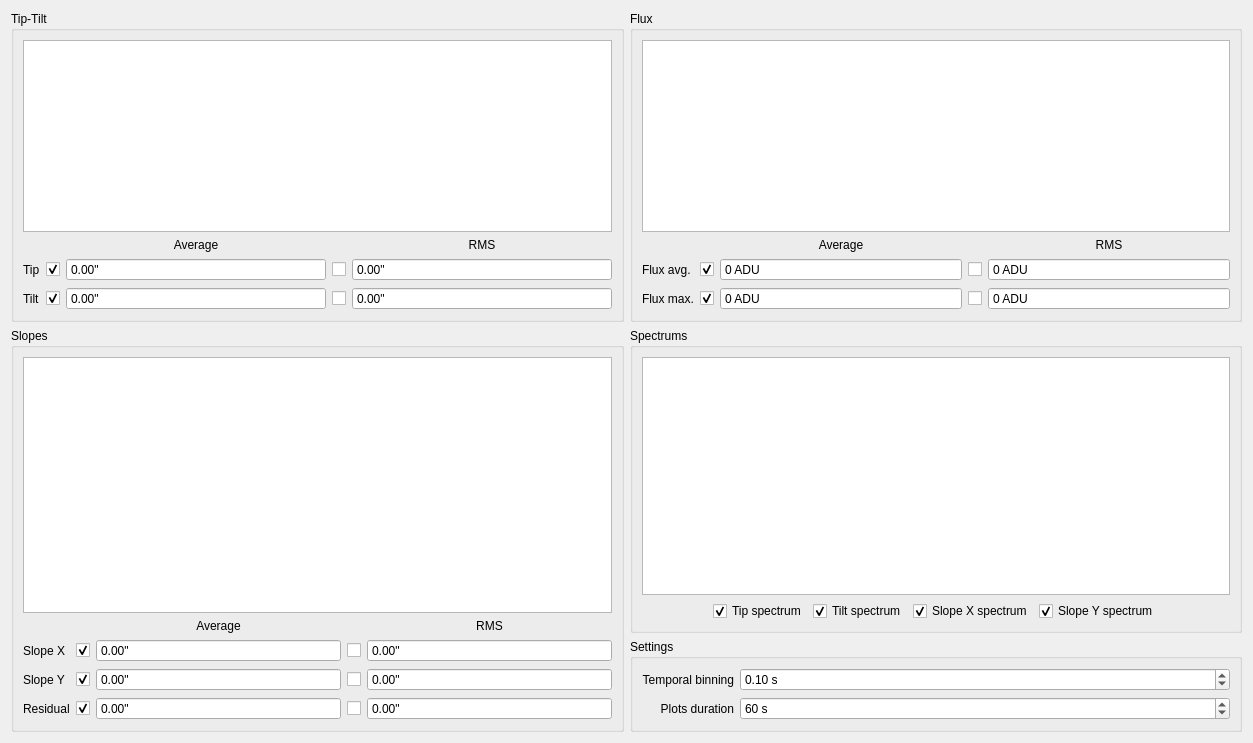
<?xml version="1.0" encoding="UTF-8"?>
<ui version="4.0">
 <class>TelemetryWidget</class>
 <widget class="QWidget" name="TelemetryWidget">
  <property name="geometry">
   <rect>
    <x>0</x>
    <y>0</y>
    <width>1253</width>
    <height>743</height>
   </rect>
  </property>
  <property name="windowTitle">
   <string>Telemetry - KalAO</string>
  </property>
  <layout class="QGridLayout" name="gridLayout">
   <item row="0" column="1">
    <widget class="QGroupBox" name="flux_groupbox">
     <property name="title">
      <string>Flux</string>
     </property>
     <layout class="QGridLayout" name="gridLayout_6" columnstretch="0,0,1,0,1">
      <item row="1" column="4">
       <widget class="QLabel" name="flux_std_label">
        <property name="text">
         <string>RMS</string>
        </property>
        <property name="alignment">
         <set>Qt::AlignmentFlag::AlignCenter</set>
        </property>
       </widget>
      </item>
      <item row="2" column="0">
       <widget class="QLabel" name="flux_avg_label">
        <property name="text">
         <string>Flux avg.</string>
        </property>
       </widget>
      </item>
      <item row="2" column="3">
       <widget class="QCheckBox" name="flux_avg_std_checkbox">
        <property name="text">
         <string/>
        </property>
       </widget>
      </item>
      <item row="3" column="3">
       <widget class="QCheckBox" name="flux_max_std_checkbox">
        <property name="text">
         <string/>
        </property>
       </widget>
      </item>
      <item row="2" column="4">
       <widget class="QDoubleSpinBox" name="flux_avg_std_spinbox">
        <property name="readOnly">
         <bool>true</bool>
        </property>
        <property name="buttonSymbols">
         <enum>QAbstractSpinBox::ButtonSymbols::NoButtons</enum>
        </property>
        <property name="suffix">
         <string> ADU</string>
        </property>
        <property name="decimals">
         <number>0</number>
        </property>
        <property name="maximum">
         <double>1000000.000000000000000</double>
        </property>
       </widget>
      </item>
      <item row="0" column="0" colspan="5">
       <widget class="KDraggableChartView" name="flux_plot"/>
      </item>
      <item row="2" column="1">
       <widget class="QCheckBox" name="flux_avg_mean_checkbox">
        <property name="text">
         <string/>
        </property>
        <property name="checked">
         <bool>true</bool>
        </property>
       </widget>
      </item>
      <item row="3" column="0">
       <widget class="QLabel" name="flux_max_label">
        <property name="text">
         <string>Flux max.</string>
        </property>
       </widget>
      </item>
      <item row="2" column="2">
       <widget class="QDoubleSpinBox" name="flux_avg_mean_spinbox">
        <property name="readOnly">
         <bool>true</bool>
        </property>
        <property name="buttonSymbols">
         <enum>QAbstractSpinBox::ButtonSymbols::NoButtons</enum>
        </property>
        <property name="suffix">
         <string> ADU</string>
        </property>
        <property name="decimals">
         <number>0</number>
        </property>
        <property name="minimum">
         <double>-1000000.000000000000000</double>
        </property>
        <property name="maximum">
         <double>1000000.000000000000000</double>
        </property>
       </widget>
      </item>
      <item row="3" column="4">
       <widget class="QDoubleSpinBox" name="flux_max_std_spinbox">
        <property name="readOnly">
         <bool>true</bool>
        </property>
        <property name="buttonSymbols">
         <enum>QAbstractSpinBox::ButtonSymbols::NoButtons</enum>
        </property>
        <property name="suffix">
         <string> ADU</string>
        </property>
        <property name="decimals">
         <number>0</number>
        </property>
        <property name="maximum">
         <double>1000000.000000000000000</double>
        </property>
       </widget>
      </item>
      <item row="3" column="2">
       <widget class="QDoubleSpinBox" name="flux_max_mean_spinbox">
        <property name="readOnly">
         <bool>true</bool>
        </property>
        <property name="buttonSymbols">
         <enum>QAbstractSpinBox::ButtonSymbols::NoButtons</enum>
        </property>
        <property name="suffix">
         <string> ADU</string>
        </property>
        <property name="decimals">
         <number>0</number>
        </property>
        <property name="minimum">
         <double>-1000000.000000000000000</double>
        </property>
        <property name="maximum">
         <double>1000000.000000000000000</double>
        </property>
       </widget>
      </item>
      <item row="3" column="1">
       <widget class="QCheckBox" name="flux_max_mean_checkbox">
        <property name="text">
         <string/>
        </property>
        <property name="checked">
         <bool>true</bool>
        </property>
       </widget>
      </item>
      <item row="1" column="2">
       <widget class="QLabel" name="flux_mean_label">
        <property name="text">
         <string>Average</string>
        </property>
        <property name="alignment">
         <set>Qt::AlignmentFlag::AlignCenter</set>
        </property>
       </widget>
      </item>
     </layout>
    </widget>
   </item>
   <item row="0" column="0">
    <widget class="QGroupBox" name="ttm_groupbox">
     <property name="title">
      <string>Tip-Tilt</string>
     </property>
     <layout class="QGridLayout" name="gridLayout_4" columnstretch="0,0,1,0,1">
      <item row="1" column="4">
       <widget class="QLabel" name="ttm_std_label">
        <property name="text">
         <string>RMS</string>
        </property>
        <property name="alignment">
         <set>Qt::AlignmentFlag::AlignCenter</set>
        </property>
       </widget>
      </item>
      <item row="2" column="0">
       <widget class="QLabel" name="tip_label">
        <property name="text">
         <string>Tip</string>
        </property>
       </widget>
      </item>
      <item row="2" column="3">
       <widget class="QCheckBox" name="tip_std_checkbox">
        <property name="text">
         <string/>
        </property>
       </widget>
      </item>
      <item row="3" column="3">
       <widget class="QCheckBox" name="tilt_std_checkbox">
        <property name="text">
         <string/>
        </property>
       </widget>
      </item>
      <item row="2" column="4">
       <widget class="QDoubleSpinBox" name="tip_std_spinbox">
        <property name="readOnly">
         <bool>true</bool>
        </property>
        <property name="buttonSymbols">
         <enum>QAbstractSpinBox::ButtonSymbols::NoButtons</enum>
        </property>
        <property name="suffix">
         <string>&quot;</string>
        </property>
        <property name="maximum">
         <double>99.000000000000000</double>
        </property>
       </widget>
      </item>
      <item row="0" column="0" colspan="5">
       <widget class="KDraggableChartView" name="ttm_plot"/>
      </item>
      <item row="2" column="1">
       <widget class="QCheckBox" name="tip_mean_checkbox">
        <property name="text">
         <string/>
        </property>
        <property name="checked">
         <bool>true</bool>
        </property>
       </widget>
      </item>
      <item row="3" column="0">
       <widget class="QLabel" name="tilt_label">
        <property name="text">
         <string>Tilt</string>
        </property>
       </widget>
      </item>
      <item row="2" column="2">
       <widget class="QDoubleSpinBox" name="tip_mean_spinbox">
        <property name="readOnly">
         <bool>true</bool>
        </property>
        <property name="buttonSymbols">
         <enum>QAbstractSpinBox::ButtonSymbols::NoButtons</enum>
        </property>
        <property name="suffix">
         <string>&quot;</string>
        </property>
        <property name="minimum">
         <double>-99.000000000000000</double>
        </property>
        <property name="maximum">
         <double>99.000000000000000</double>
        </property>
       </widget>
      </item>
      <item row="3" column="4">
       <widget class="QDoubleSpinBox" name="tilt_std_spinbox">
        <property name="readOnly">
         <bool>true</bool>
        </property>
        <property name="buttonSymbols">
         <enum>QAbstractSpinBox::ButtonSymbols::NoButtons</enum>
        </property>
        <property name="suffix">
         <string>&quot;</string>
        </property>
        <property name="maximum">
         <double>99.000000000000000</double>
        </property>
       </widget>
      </item>
      <item row="3" column="2">
       <widget class="QDoubleSpinBox" name="tilt_mean_spinbox">
        <property name="readOnly">
         <bool>true</bool>
        </property>
        <property name="buttonSymbols">
         <enum>QAbstractSpinBox::ButtonSymbols::NoButtons</enum>
        </property>
        <property name="suffix">
         <string>&quot;</string>
        </property>
        <property name="minimum">
         <double>-99.000000000000000</double>
        </property>
        <property name="maximum">
         <double>99.000000000000000</double>
        </property>
       </widget>
      </item>
      <item row="3" column="1">
       <widget class="QCheckBox" name="tilt_mean_checkbox">
        <property name="text">
         <string/>
        </property>
        <property name="checked">
         <bool>true</bool>
        </property>
       </widget>
      </item>
      <item row="1" column="2">
       <widget class="QLabel" name="ttm_mean_label">
        <property name="text">
         <string>Average</string>
        </property>
        <property name="alignment">
         <set>Qt::AlignmentFlag::AlignCenter</set>
        </property>
       </widget>
      </item>
     </layout>
    </widget>
   </item>
   <item row="2" column="1">
    <widget class="QGroupBox" name="settings_groupbox">
     <property name="title">
      <string>Settings</string>
     </property>
     <layout class="QGridLayout" name="gridLayout_2" columnstretch="0,1">
      <item row="0" column="0">
       <widget class="QLabel" name="binning_label">
        <property name="text">
         <string>Temporal binning</string>
        </property>
        <property name="alignment">
         <set>Qt::AlignmentFlag::AlignRight|Qt::AlignmentFlag::AlignTrailing|Qt::AlignmentFlag::AlignVCenter</set>
        </property>
       </widget>
      </item>
      <item row="0" column="1">
       <widget class="QDoubleSpinBox" name="binning_spinbox">
        <property name="keyboardTracking">
         <bool>false</bool>
        </property>
        <property name="suffix">
         <string> s</string>
        </property>
        <property name="decimals">
         <number>2</number>
        </property>
        <property name="minimum">
         <double>0.010000000000000</double>
        </property>
        <property name="maximum">
         <double>99.000000000000000</double>
        </property>
        <property name="singleStep">
         <double>0.100000000000000</double>
        </property>
        <property name="value">
         <double>0.100000000000000</double>
        </property>
       </widget>
      </item>
      <item row="1" column="0">
       <widget class="QLabel" name="length_label">
        <property name="text">
         <string>Plots duration</string>
        </property>
        <property name="alignment">
         <set>Qt::AlignmentFlag::AlignRight|Qt::AlignmentFlag::AlignTrailing|Qt::AlignmentFlag::AlignVCenter</set>
        </property>
       </widget>
      </item>
      <item row="1" column="1">
       <widget class="QDoubleSpinBox" name="length_spinbox">
        <property name="keyboardTracking">
         <bool>false</bool>
        </property>
        <property name="suffix">
         <string> s</string>
        </property>
        <property name="decimals">
         <number>0</number>
        </property>
        <property name="minimum">
         <double>1.000000000000000</double>
        </property>
        <property name="maximum">
         <double>3600.000000000000000</double>
        </property>
        <property name="singleStep">
         <double>30.000000000000000</double>
        </property>
        <property name="value">
         <double>60.000000000000000</double>
        </property>
       </widget>
      </item>
     </layout>
    </widget>
   </item>
   <item row="1" column="1">
    <widget class="QGroupBox" name="spectrums_groupbox">
     <property name="title">
      <string>Spectrums</string>
     </property>
     <layout class="QGridLayout" name="gridLayout_3">
      <item row="0" column="0">
       <widget class="KDraggableChartView" name="spectrums_plot"/>
      </item>
      <item row="1" column="0">
       <layout class="QHBoxLayout" name="spectrums_layout">
        <item>
         <spacer name="horizontalSpacer">
          <property name="orientation">
           <enum>Qt::Orientation::Horizontal</enum>
          </property>
          <property name="sizeHint" stdset="0">
           <size>
            <width>0</width>
            <height>20</height>
           </size>
          </property>
         </spacer>
        </item>
        <item>
         <widget class="QCheckBox" name="tip_spectrum_checkbox">
          <property name="text">
           <string>Tip spectrum</string>
          </property>
          <property name="checked">
           <bool>true</bool>
          </property>
         </widget>
        </item>
        <item>
         <widget class="QCheckBox" name="tilt_spectrum_checkbox">
          <property name="text">
           <string>Tilt spectrum</string>
          </property>
          <property name="checked">
           <bool>true</bool>
          </property>
         </widget>
        </item>
        <item>
         <widget class="QCheckBox" name="slope_x_avg_spectrum_checkbox">
          <property name="text">
           <string>Slope X spectrum</string>
          </property>
          <property name="checked">
           <bool>true</bool>
          </property>
         </widget>
        </item>
        <item>
         <widget class="QCheckBox" name="slope_y_avg_spectrum_checkbox">
          <property name="text">
           <string>Slope Y spectrum</string>
          </property>
          <property name="checked">
           <bool>true</bool>
          </property>
         </widget>
        </item>
        <item>
         <spacer name="horizontalSpacer_2">
          <property name="orientation">
           <enum>Qt::Orientation::Horizontal</enum>
          </property>
          <property name="sizeHint" stdset="0">
           <size>
            <width>0</width>
            <height>20</height>
           </size>
          </property>
         </spacer>
        </item>
       </layout>
      </item>
     </layout>
    </widget>
   </item>
   <item row="1" column="0" rowspan="2">
    <widget class="QGroupBox" name="slopes_groupbox">
     <property name="title">
      <string>Slopes</string>
     </property>
     <layout class="QGridLayout" name="gridLayout_5" columnstretch="0,0,1,0,1">
      <item row="3" column="0">
       <widget class="QLabel" name="slope_y_avg_label">
        <property name="text">
         <string>Slope Y</string>
        </property>
       </widget>
      </item>
      <item row="3" column="1">
       <widget class="QCheckBox" name="slope_y_avg_mean_checkbox">
        <property name="text">
         <string/>
        </property>
        <property name="checked">
         <bool>true</bool>
        </property>
       </widget>
      </item>
      <item row="3" column="3">
       <widget class="QCheckBox" name="slope_y_avg_std_checkbox">
        <property name="text">
         <string/>
        </property>
       </widget>
      </item>
      <item row="3" column="4">
       <widget class="QDoubleSpinBox" name="slope_y_avg_std_spinbox">
        <property name="readOnly">
         <bool>true</bool>
        </property>
        <property name="buttonSymbols">
         <enum>QAbstractSpinBox::ButtonSymbols::NoButtons</enum>
        </property>
        <property name="suffix">
         <string>&quot;</string>
        </property>
        <property name="maximum">
         <double>999.000000000000000</double>
        </property>
       </widget>
      </item>
      <item row="1" column="2">
       <widget class="QLabel" name="slopes_mean_label">
        <property name="text">
         <string>Average</string>
        </property>
        <property name="alignment">
         <set>Qt::AlignmentFlag::AlignCenter</set>
        </property>
       </widget>
      </item>
      <item row="3" column="2">
       <widget class="QDoubleSpinBox" name="slope_y_avg_mean_spinbox">
        <property name="readOnly">
         <bool>true</bool>
        </property>
        <property name="buttonSymbols">
         <enum>QAbstractSpinBox::ButtonSymbols::NoButtons</enum>
        </property>
        <property name="suffix">
         <string>&quot;</string>
        </property>
        <property name="minimum">
         <double>-999.000000000000000</double>
        </property>
        <property name="maximum">
         <double>999.000000000000000</double>
        </property>
       </widget>
      </item>
      <item row="1" column="4">
       <widget class="QLabel" name="slopes_std_label">
        <property name="text">
         <string>RMS</string>
        </property>
        <property name="alignment">
         <set>Qt::AlignmentFlag::AlignCenter</set>
        </property>
       </widget>
      </item>
      <item row="2" column="0">
       <widget class="QLabel" name="slope_x_avg_label">
        <property name="text">
         <string>Slope X</string>
        </property>
       </widget>
      </item>
      <item row="2" column="4">
       <widget class="QDoubleSpinBox" name="slope_x_avg_std_spinbox">
        <property name="readOnly">
         <bool>true</bool>
        </property>
        <property name="buttonSymbols">
         <enum>QAbstractSpinBox::ButtonSymbols::NoButtons</enum>
        </property>
        <property name="suffix">
         <string>&quot;</string>
        </property>
        <property name="maximum">
         <double>999.000000000000000</double>
        </property>
       </widget>
      </item>
      <item row="2" column="3">
       <widget class="QCheckBox" name="slope_x_avg_std_checkbox">
        <property name="text">
         <string/>
        </property>
       </widget>
      </item>
      <item row="0" column="0" colspan="5">
       <widget class="KDraggableChartView" name="slopes_plot"/>
      </item>
      <item row="2" column="1">
       <widget class="QCheckBox" name="slope_x_avg_mean_checkbox">
        <property name="text">
         <string/>
        </property>
        <property name="checked">
         <bool>true</bool>
        </property>
       </widget>
      </item>
      <item row="2" column="2">
       <widget class="QDoubleSpinBox" name="slope_x_avg_mean_spinbox">
        <property name="readOnly">
         <bool>true</bool>
        </property>
        <property name="buttonSymbols">
         <enum>QAbstractSpinBox::ButtonSymbols::NoButtons</enum>
        </property>
        <property name="suffix">
         <string>&quot;</string>
        </property>
        <property name="minimum">
         <double>-999.000000000000000</double>
        </property>
        <property name="maximum">
         <double>999.000000000000000</double>
        </property>
       </widget>
      </item>
      <item row="4" column="0">
       <widget class="QLabel" name="residual_rms_label">
        <property name="text">
         <string>Residual</string>
        </property>
       </widget>
      </item>
      <item row="4" column="1">
       <widget class="QCheckBox" name="residual_rms_mean_checkbox">
        <property name="text">
         <string/>
        </property>
        <property name="checked">
         <bool>true</bool>
        </property>
       </widget>
      </item>
      <item row="4" column="3">
       <widget class="QCheckBox" name="residual_rms_std_checkbox">
        <property name="text">
         <string/>
        </property>
       </widget>
      </item>
      <item row="4" column="2">
       <widget class="QDoubleSpinBox" name="residual_rms_mean_spinbox">
        <property name="readOnly">
         <bool>true</bool>
        </property>
        <property name="buttonSymbols">
         <enum>QAbstractSpinBox::ButtonSymbols::NoButtons</enum>
        </property>
        <property name="suffix">
         <string>&quot;</string>
        </property>
        <property name="minimum">
         <double>-999.000000000000000</double>
        </property>
        <property name="maximum">
         <double>999.000000000000000</double>
        </property>
       </widget>
      </item>
      <item row="4" column="4">
       <widget class="QDoubleSpinBox" name="residual_rms_std_spinbox">
        <property name="readOnly">
         <bool>true</bool>
        </property>
        <property name="buttonSymbols">
         <enum>QAbstractSpinBox::ButtonSymbols::NoButtons</enum>
        </property>
        <property name="suffix">
         <string>&quot;</string>
        </property>
        <property name="maximum">
         <double>999.000000000000000</double>
        </property>
       </widget>
      </item>
     </layout>
    </widget>
   </item>
  </layout>
 </widget>
 <customwidgets>
  <customwidget>
   <class>KDraggableChartView</class>
   <extends>QGraphicsView</extends>
   <header>kalao.guis.utils.widgets</header>
  </customwidget>
 </customwidgets>
 <resources/>
 <connections/>
</ui>
